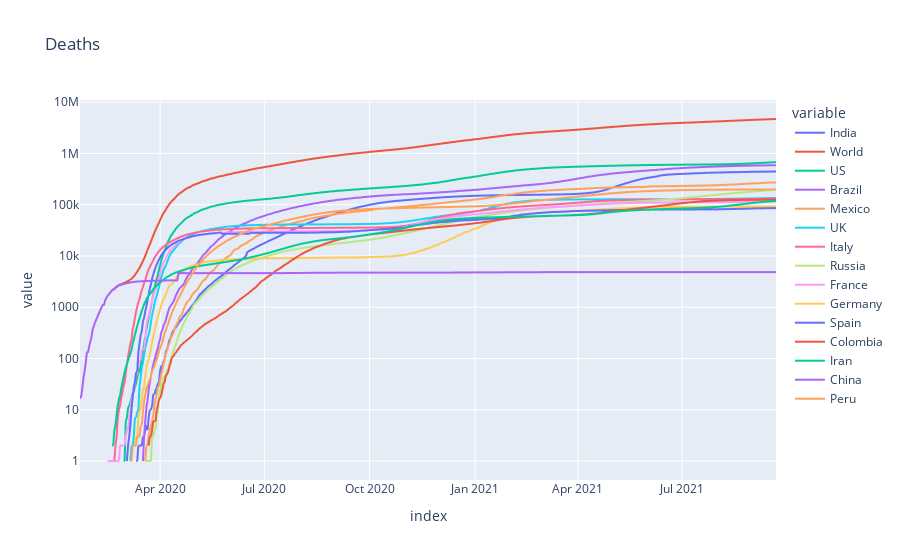

Write notebook code for a chart like this one.
### Code cell
plotter(Deaths, 'Deaths')

### Figure 1 — Plotly figure (JSON) as saved in the notebook; plotly's stock layout.template omitted (floating-point values rounded to 4 significant figures; data arrays with more than 128 entries replaced by an {"elided": "..."} marker saying what was removed)
{"data": [{"hovertemplate": "variable=India<br>index=%{x}<br>value=%{y}<extra></extra>", "legendgroup": "India", "line": {"color": "#636efa", "dash": "solid"}, "marker": {"symbol": "circle"}, "mode": "lines", "name": "India", "showlegend": true, "type": "scattergl", "x": {"elided": "609 str values"}, "xaxis": "x", "y": {"elided": "609 int values"}, "yaxis": "y"}, {"hovertemplate": "variable=World<br>index=%{x}<br>value=%{y}<extra></extra>", "legendgroup": "World", "line": {"color": "#EF553B", "dash": "solid"}, "marker": {"symbol": "circle"}, "mode": "lines", "name": "World", "showlegend": true, "type": "scattergl", "x": {"elided": "609 str values"}, "xaxis": "x", "y": {"elided": "609 int values"}, "yaxis": "y"}, {"hovertemplate": "variable=US<br>index=%{x}<br>value=%{y}<extra></extra>", "legendgroup": "US", "line": {"color": "#00cc96", "dash": "solid"}, "marker": {"symbol": "circle"}, "mode": "lines", "name": "US", "showlegend": true, "type": "scattergl", "x": {"elided": "609 str values"}, "xaxis": "x", "y": {"elided": "609 int values"}, "yaxis": "y"}, {"hovertemplate": "variable=Brazil<br>index=%{x}<br>value=%{y}<extra></extra>", "legendgroup": "Brazil", "line": {"color": "#ab63fa", "dash": "solid"}, "marker": {"symbol": "circle"}, "mode": "lines", "name": "Brazil", "showlegend": true, "type": "scattergl", "x": {"elided": "609 str values"}, "xaxis": "x", "y": {"elided": "609 int values"}, "yaxis": "y"}, {"hovertemplate": "variable=Mexico<br>index=%{x}<br>value=%{y}<extra></extra>", "legendgroup": "Mexico", "line": {"color": "#FFA15A", "dash": "solid"}, "marker": {"symbol": "circle"}, "mode": "lines", "name": "Mexico", "showlegend": true, "type": "scattergl", "x": {"elided": "609 str values"}, "xaxis": "x", "y": {"elided": "609 int values"}, "yaxis": "y"}, {"hovertemplate": "variable=UK<br>index=%{x}<br>value=%{y}<extra></extra>", "legendgroup": "UK", "line": {"color": "#19d3f3", "dash": "solid"}, "marker": {"symbol": "circle"}, "mode": "lines", "name": "UK", "showlegend": true, "type": "scattergl", "x": {"elided": "609 str values"}, "xaxis": "x", "y": {"elided": "609 int values"}, "yaxis": "y"}, {"hovertemplate": "variable=Italy<br>index=%{x}<br>value=%{y}<extra></extra>", "legendgroup": "Italy", "line": {"color": "#FF6692", "dash": "solid"}, "marker": {"symbol": "circle"}, "mode": "lines", "name": "Italy", "showlegend": true, "type": "scattergl", "x": {"elided": "609 str values"}, "xaxis": "x", "y": {"elided": "609 int values"}, "yaxis": "y"}, {"hovertemplate": "variable=Russia<br>index=%{x}<br>value=%{y}<extra></extra>", "legendgroup": "Russia", "line": {"color": "#B6E880", "dash": "solid"}, "marker": {"symbol": "circle"}, "mode": "lines", "name": "Russia", "showlegend": true, "type": "scattergl", "x": {"elided": "609 str values"}, "xaxis": "x", "y": {"elided": "609 int values"}, "yaxis": "y"}, {"hovertemplate": "variable=France<br>index=%{x}<br>value=%{y}<extra></extra>", "legendgroup": "France", "line": {"color": "#FF97FF", "dash": "solid"}, "marker": {"symbol": "circle"}, "mode": "lines", "name": "France", "showlegend": true, "type": "scattergl", "x": {"elided": "609 str values"}, "xaxis": "x", "y": {"elided": "609 int values"}, "yaxis": "y"}, {"hovertemplate": "variable=Germany<br>index=%{x}<br>value=%{y}<extra></extra>", "legendgroup": "Germany", "line": {"color": "#FECB52", "dash": "solid"}, "marker": {"symbol": "circle"}, "mode": "lines", "name": "Germany", "showlegend": true, "type": "scattergl", "x": {"elided": "609 str values"}, "xaxis": "x", "y": {"elided": "609 int values"}, "yaxis": "y"}, {"hovertemplate": "variable=Spain<br>index=%{x}<br>value=%{y}<extra></extra>", "legendgroup": "Spain", "line": {"color": "#636efa", "dash": "solid"}, "marker": {"symbol": "circle"}, "mode": "lines", "name": "Spain", "showlegend": true, "type": "scattergl", "x": {"elided": "609 str values"}, "xaxis": "x", "y": {"elided": "609 int values"}, "yaxis": "y"}, {"hovertemplate": "variable=Colombia<br>index=%{x}<br>value=%{y}<extra></extra>", "legendgroup": "Colombia", "line": {"color": "#EF553B", "dash": "solid"}, "marker": {"symbol": "circle"}, "mode": "lines", "name": "Colombia", "showlegend": true, "type": "scattergl", "x": {"elided": "609 str values"}, "xaxis": "x", "y": {"elided": "609 int values"}, "yaxis": "y"}, {"hovertemplate": "variable=Iran<br>index=%{x}<br>value=%{y}<extra></extra>", "legendgroup": "Iran", "line": {"color": "#00cc96", "dash": "solid"}, "marker": {"symbol": "circle"}, "mode": "lines", "name": "Iran", "showlegend": true, "type": "scattergl", "x": {"elided": "609 str values"}, "xaxis": "x", "y": {"elided": "609 int values"}, "yaxis": "y"}, {"hovertemplate": "variable=China<br>index=%{x}<br>value=%{y}<extra></extra>", "legendgroup": "China", "line": {"color": "#ab63fa", "dash": "solid"}, "marker": {"symbol": "circle"}, "mode": "lines", "name": "China", "showlegend": true, "type": "scattergl", "x": {"elided": "609 str values"}, "xaxis": "x", "y": {"elided": "609 int values"}, "yaxis": "y"}, {"hovertemplate": "variable=Peru<br>index=%{x}<br>value=%{y}<extra></extra>", "legendgroup": "Peru", "line": {"color": "#FFA15A", "dash": "solid"}, "marker": {"symbol": "circle"}, "mode": "lines", "name": "Peru", "showlegend": true, "type": "scattergl", "x": {"elided": "609 str values"}, "xaxis": "x", "y": {"elided": "609 int values"}, "yaxis": "y"}], "layout": {"legend": {"title": {"text": "variable"}, "tracegroupgap": 0}, "title": {"text": "Deaths"}, "xaxis": {"anchor": "y", "domain": [0, 1], "title": {"text": "index"}}, "yaxis": {"anchor": "x", "domain": [0, 1], "title": {"text": "value"}, "type": "log"}}}
